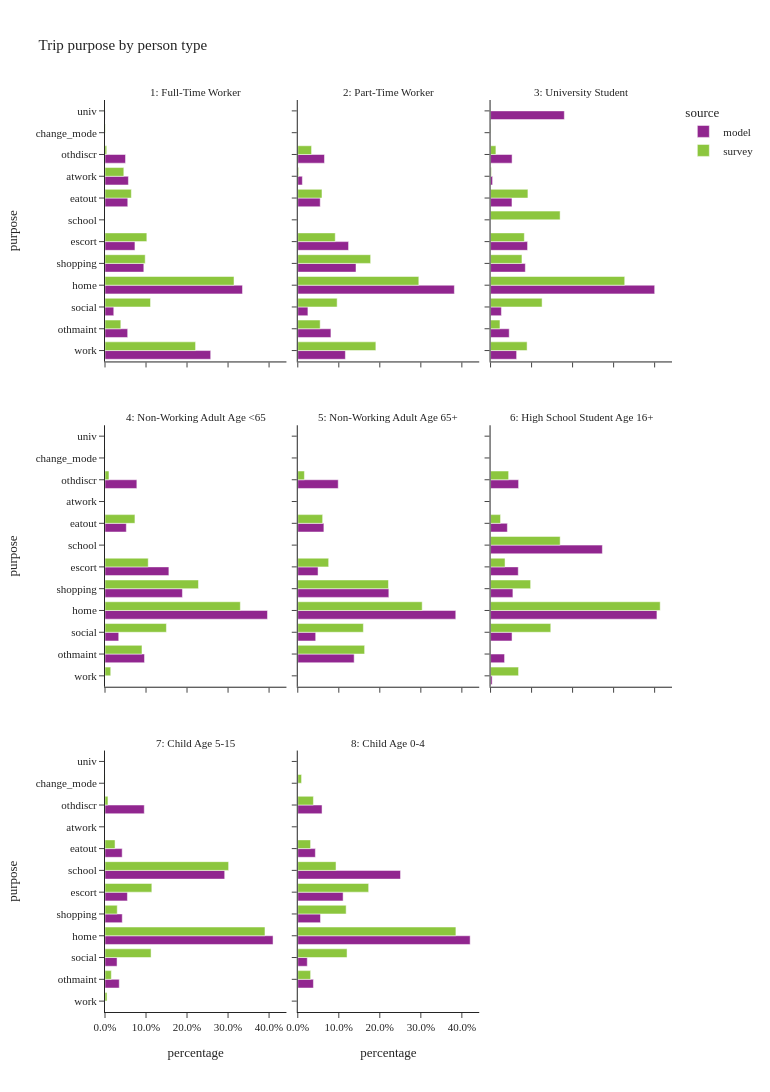

The cell this chart's notebook holds for it:
### Code cell
plot_purpose(trip_data,'ptype_label','person type',3,1200)

### Figure 1 — Plotly figure (JSON) as saved in the notebook; plotly's stock layout.template omitted (floating-point values rounded to 4 significant figures)
{"data": [{"alignmentgroup": "True", "hovertemplate": "source=model<br>ptype_label=1: Full-Time Worker<br>percentage=%{x}<br>purpose=%{y}<extra></extra>", "legendgroup": "model", "marker": {"color": "#91268F", "pattern": {"shape": ""}}, "name": "model", "offsetgroup": "model", "orientation": "h", "showlegend": true, "textposition": "auto", "type": "bar", "x": [0.2577, 0.05529, 0.02138, 0.3352, 0.09465, 0.07299, 0.0, 0.05552, 0.05705, 0.05005, 0.0, 0.0002423], "xaxis": "x7", "y": ["work", "othmaint", "social", "home", "shopping", "escort", "school", "eatout", "atwork", "othdiscr", "change_mode", "univ"], "yaxis": "y7"}, {"alignmentgroup": "True", "hovertemplate": "source=model<br>ptype_label=2: Part-Time Worker<br>percentage=%{x}<br>purpose=%{y}<extra></extra>", "legendgroup": "model", "marker": {"color": "#91268F", "pattern": {"shape": ""}}, "name": "model", "offsetgroup": "model", "orientation": "h", "showlegend": false, "textposition": "auto", "type": "bar", "x": [0.1161, 0.08081, 0.02469, 0.3817, 0.1419, 0.1238, 0.0, 0.05474, 0.01114, 0.06507, 0.0, 0.0], "xaxis": "x8", "y": ["work", "othmaint", "social", "home", "shopping", "escort", "school", "eatout", "atwork", "othdiscr", "change_mode", "univ"], "yaxis": "y8"}, {"alignmentgroup": "True", "hovertemplate": "source=model<br>ptype_label=3: University Student<br>percentage=%{x}<br>purpose=%{y}<extra></extra>", "legendgroup": "model", "marker": {"color": "#91268F", "pattern": {"shape": ""}}, "name": "model", "offsetgroup": "model", "orientation": "h", "showlegend": false, "textposition": "auto", "type": "bar", "x": [0.0635, 0.04548, 0.02642, 0.4001, 0.08477, 0.09022, 0.0, 0.05219, 0.004913, 0.05249, 0.0, 0.1799], "xaxis": "x9", "y": ["work", "othmaint", "social", "home", "shopping", "escort", "school", "eatout", "atwork", "othdiscr", "change_mode", "univ"], "yaxis": "y9"}, {"alignmentgroup": "True", "hovertemplate": "source=model<br>ptype_label=4: Non-Working Adult Age <65<br>percentage=%{x}<br>purpose=%{y}<extra></extra>", "legendgroup": "model", "marker": {"color": "#91268F", "pattern": {"shape": ""}}, "name": "model", "offsetgroup": "model", "orientation": "h", "showlegend": false, "textposition": "auto", "type": "bar", "x": [0.0, 0.09635, 0.03345, 0.3961, 0.1887, 0.1557, 0.0, 0.05197, 0.0, 0.07766, 0.0, 0.0], "xaxis": "x4", "y": ["work", "othmaint", "social", "home", "shopping", "escort", "school", "eatout", "atwork", "othdiscr", "change_mode", "univ"], "yaxis": "y4"}, {"alignmentgroup": "True", "hovertemplate": "source=model<br>ptype_label=5: Non-Working Adult Age 65+<br>percentage=%{x}<br>purpose=%{y}<extra></extra>", "legendgroup": "model", "marker": {"color": "#91268F", "pattern": {"shape": ""}}, "name": "model", "offsetgroup": "model", "orientation": "h", "showlegend": false, "textposition": "auto", "type": "bar", "x": [0.0, 0.1375, 0.04367, 0.3852, 0.222, 0.04941, 0.0, 0.06365, 0.0, 0.09859, 0.0, 0.0], "xaxis": "x5", "y": ["work", "othmaint", "social", "home", "shopping", "escort", "school", "eatout", "atwork", "othdiscr", "change_mode", "univ"], "yaxis": "y5"}, {"alignmentgroup": "True", "hovertemplate": "source=model<br>ptype_label=6: High School Student Age 16+<br>percentage=%{x}<br>purpose=%{y}<extra></extra>", "legendgroup": "model", "marker": {"color": "#91268F", "pattern": {"shape": ""}}, "name": "model", "offsetgroup": "model", "orientation": "h", "showlegend": false, "textposition": "auto", "type": "bar", "x": [0.003818, 0.03416, 0.05236, 0.4056, 0.05446, 0.06751, 0.2726, 0.04099, 0.0001409, 0.06837, 0.0, 0.0], "xaxis": "x6", "y": ["work", "othmaint", "social", "home", "shopping", "escort", "school", "eatout", "atwork", "othdiscr", "change_mode", "univ"], "yaxis": "y6"}, {"alignmentgroup": "True", "hovertemplate": "source=model<br>ptype_label=7: Child Age 5-15<br>percentage=%{x}<br>purpose=%{y}<extra></extra>", "legendgroup": "model", "marker": {"color": "#91268F", "pattern": {"shape": ""}}, "name": "model", "offsetgroup": "model", "orientation": "h", "showlegend": false, "textposition": "auto", "type": "bar", "x": [0.0, 0.03473, 0.02938, 0.4097, 0.04209, 0.05463, 0.2918, 0.04188, 0.0, 0.09573, 0.0, 0.0], "xaxis": "x", "y": ["work", "othmaint", "social", "home", "shopping", "escort", "school", "eatout", "atwork", "othdiscr", "change_mode", "univ"], "yaxis": "y"}, {"alignmentgroup": "True", "hovertemplate": "source=model<br>ptype_label=8: Child Age 0-4<br>percentage=%{x}<br>purpose=%{y}<extra></extra>", "legendgroup": "model", "marker": {"color": "#91268F", "pattern": {"shape": ""}}, "name": "model", "offsetgroup": "model", "orientation": "h", "showlegend": false, "textposition": "auto", "type": "bar", "x": [0.0, 0.03812, 0.02315, 0.4202, 0.05543, 0.1105, 0.2505, 0.04288, 0.0, 0.05918, 0.0, 0.0], "xaxis": "x2", "y": ["work", "othmaint", "social", "home", "shopping", "escort", "school", "eatout", "atwork", "othdiscr", "change_mode", "univ"], "yaxis": "y2"}, {"alignmentgroup": "True", "hovertemplate": "source=survey<br>ptype_label=1: Full-Time Worker<br>percentage=%{x}<br>purpose=%{y}<extra></extra>", "legendgroup": "survey", "marker": {"color": "#8CC63E", "pattern": {"shape": ""}}, "name": "survey", "offsetgroup": "survey", "orientation": "h", "showlegend": true, "textposition": "auto", "type": "bar", "x": [0.2208, 0.03858, 0.111, 0.3145, 0.098, 0.102, 0.0, 0.06421, 0.04587, 0.004225, 0.0007776, 0.0], "xaxis": "x7", "y": ["work", "othmaint", "social", "home", "shopping", "escort", "school", "eatout", "atwork", "othdiscr", "change_mode", "univ"], "yaxis": "y7"}, {"alignmentgroup": "True", "hovertemplate": "source=survey<br>ptype_label=2: Part-Time Worker<br>percentage=%{x}<br>purpose=%{y}<extra></extra>", "legendgroup": "survey", "marker": {"color": "#8CC63E", "pattern": {"shape": ""}}, "name": "survey", "offsetgroup": "survey", "orientation": "h", "showlegend": false, "textposition": "auto", "type": "bar", "x": [0.1904, 0.05458, 0.09596, 0.2951, 0.1776, 0.09136, 0.0, 0.05901, 0.002115, 0.03359, 0.0002915, 0.0], "xaxis": "x8", "y": ["work", "othmaint", "social", "home", "shopping", "escort", "school", "eatout", "atwork", "othdiscr", "change_mode", "univ"], "yaxis": "y8"}, {"alignmentgroup": "True", "hovertemplate": "source=survey<br>ptype_label=3: University Student<br>percentage=%{x}<br>purpose=%{y}<extra></extra>", "legendgroup": "survey", "marker": {"color": "#8CC63E", "pattern": {"shape": ""}}, "name": "survey", "offsetgroup": "survey", "orientation": "h", "showlegend": false, "textposition": "auto", "type": "bar", "x": [0.08909, 0.02293, 0.1257, 0.3271, 0.07654, 0.08233, 0.1696, 0.09108, 0.001982, 0.01301, 0.0007028, 0.0], "xaxis": "x9", "y": ["work", "othmaint", "social", "home", "shopping", "escort", "school", "eatout", "atwork", "othdiscr", "change_mode", "univ"], "yaxis": "y9"}, {"alignmentgroup": "True", "hovertemplate": "source=survey<br>ptype_label=4: Non-Working Adult Age <65<br>percentage=%{x}<br>purpose=%{y}<extra></extra>", "legendgroup": "survey", "marker": {"color": "#8CC63E", "pattern": {"shape": ""}}, "name": "survey", "offsetgroup": "survey", "orientation": "h", "showlegend": false, "textposition": "auto", "type": "bar", "x": [0.01397, 0.09015, 0.1497, 0.3299, 0.2279, 0.1054, 0.0, 0.07298, 0.0, 0.009673, 0.0003247, 0.0], "xaxis": "x4", "y": ["work", "othmaint", "social", "home", "shopping", "escort", "school", "eatout", "atwork", "othdiscr", "change_mode", "univ"], "yaxis": "y4"}, {"alignmentgroup": "True", "hovertemplate": "source=survey<br>ptype_label=5: Non-Working Adult Age 65+<br>percentage=%{x}<br>purpose=%{y}<extra></extra>", "legendgroup": "survey", "marker": {"color": "#8CC63E", "pattern": {"shape": ""}}, "name": "survey", "offsetgroup": "survey", "orientation": "h", "showlegend": false, "textposition": "auto", "type": "bar", "x": [0.0001631, 0.163, 0.1599, 0.3033, 0.2211, 0.07528, 0.0, 0.06064, 0.0, 0.01618, 0.0004252, 0.0], "xaxis": "x5", "y": ["work", "othmaint", "social", "home", "shopping", "escort", "school", "eatout", "atwork", "othdiscr", "change_mode", "univ"], "yaxis": "y5"}, {"alignmentgroup": "True", "hovertemplate": "source=survey<br>ptype_label=6: High School Student Age 16+<br>percentage=%{x}<br>purpose=%{y}<extra></extra>", "legendgroup": "survey", "marker": {"color": "#8CC63E", "pattern": {"shape": ""}}, "name": "survey", "offsetgroup": "survey", "orientation": "h", "showlegend": false, "textposition": "auto", "type": "bar", "x": [0.06824, 0.0002865, 0.1468, 0.4136, 0.09771, 0.0353, 0.1697, 0.02434, 0.0, 0.04405, 0.0, 0.0], "xaxis": "x6", "y": ["work", "othmaint", "social", "home", "shopping", "escort", "school", "eatout", "atwork", "othdiscr", "change_mode", "univ"], "yaxis": "y6"}, {"alignmentgroup": "True", "hovertemplate": "source=survey<br>ptype_label=7: Child Age 5-15<br>percentage=%{x}<br>purpose=%{y}<extra></extra>", "legendgroup": "survey", "marker": {"color": "#8CC63E", "pattern": {"shape": ""}}, "name": "survey", "offsetgroup": "survey", "orientation": "h", "showlegend": false, "textposition": "auto", "type": "bar", "x": [0.004979, 0.0154, 0.1123, 0.39, 0.02987, 0.1142, 0.3014, 0.02448, 0.0, 0.007198, 0.0001868, 0.0], "xaxis": "x", "y": ["work", "othmaint", "social", "home", "shopping", "escort", "school", "eatout", "atwork", "othdiscr", "change_mode", "univ"], "yaxis": "y"}, {"alignmentgroup": "True", "hovertemplate": "source=survey<br>ptype_label=8: Child Age 0-4<br>percentage=%{x}<br>purpose=%{y}<extra></extra>", "legendgroup": "survey", "marker": {"color": "#8CC63E", "pattern": {"shape": ""}}, "name": "survey", "offsetgroup": "survey", "orientation": "h", "showlegend": false, "textposition": "auto", "type": "bar", "x": [0.0005594, 0.0313, 0.1201, 0.3855, 0.1179, 0.1728, 0.09325, 0.03121, 0.0, 0.03809, 0.009249, 0.0], "xaxis": "x2", "y": ["work", "othmaint", "social", "home", "shopping", "escort", "school", "eatout", "atwork", "othdiscr", "change_mode", "univ"], "yaxis": "y2"}], "layout": {"annotations": [{"font": {}, "showarrow": false, "text": "7: Child Age 5-15", "x": 0.16, "xanchor": "center", "xref": "paper", "y": 0.2867, "yanchor": "bottom", "yref": "paper"}, {"font": {}, "showarrow": false, "text": "8: Child Age 0-4", "x": 0.5, "xanchor": "center", "xref": "paper", "y": 0.2867, "yanchor": "bottom", "yref": "paper"}, {"font": {}, "showarrow": false, "text": "4: Non-Working Adult Age <65", "x": 0.16, "xanchor": "center", "xref": "paper", "y": 0.6433, "yanchor": "bottom", "yref": "paper"}, {"font": {}, "showarrow": false, "text": "5: Non-Working Adult Age 65+", "x": 0.5, "xanchor": "center", "xref": "paper", "y": 0.6433, "yanchor": "bottom", "yref": "paper"}, {"font": {}, "showarrow": false, "text": "6: High School Student Age 16+", "x": 0.84, "xanchor": "center", "xref": "paper", "y": 0.6433, "yanchor": "bottom", "yref": "paper"}, {"font": {}, "showarrow": false, "text": "1: Full-Time Worker", "x": 0.16, "xanchor": "center", "xref": "paper", "y": 1.0, "yanchor": "bottom", "yref": "paper"}, {"font": {}, "showarrow": false, "text": "2: Part-Time Worker", "x": 0.5, "xanchor": "center", "xref": "paper", "y": 1.0, "yanchor": "bottom", "yref": "paper"}, {"font": {}, "showarrow": false, "text": "3: University Student", "x": 0.84, "xanchor": "center", "xref": "paper", "y": 1.0, "yanchor": "bottom", "yref": "paper"}], "barmode": "group", "height": 1200, "legend": {"title": {"text": "source"}, "tracegroupgap": 0}, "title": {"text": "Trip purpose by person type"}, "width": 770, "xaxis": {"anchor": "y", "domain": [0, 0.32], "tickformat": ".1%", "title": {"text": "percentage"}}, "xaxis2": {"anchor": "y2", "domain": [0.34, 0.66], "matches": "x", "tickformat": ".1%", "title": {"text": "percentage"}}, "xaxis3": {"anchor": "y3", "domain": [0.68, 1.0], "matches": "x", "tickformat": ".1%", "title": {"text": "percentage"}}, "xaxis4": {"anchor": "y4", "domain": [0, 0.32], "matches": "x", "showticklabels": false, "tickformat": ".1%"}, "xaxis5": {"anchor": "y5", "domain": [0.34, 0.66], "matches": "x", "showticklabels": false, "tickformat": ".1%"}, "xaxis6": {"anchor": "y6", "domain": [0.68, 1.0], "matches": "x", "showticklabels": false, "tickformat": ".1%"}, "xaxis7": {"anchor": "y7", "domain": [0, 0.32], "matches": "x", "showticklabels": false, "tickformat": ".1%"}, "xaxis8": {"anchor": "y8", "domain": [0.34, 0.66], "matches": "x", "showticklabels": false, "tickformat": ".1%"}, "xaxis9": {"anchor": "y9", "domain": [0.68, 1.0], "matches": "x", "showticklabels": false, "tickformat": ".1%"}, "yaxis": {"anchor": "x", "domain": [0, 0.2867], "title": {"text": "purpose"}}, "yaxis2": {"anchor": "x2", "domain": [0, 0.2867], "matches": "y", "showticklabels": false}, "yaxis3": {"anchor": "x3", "domain": [0, 0.2867], "matches": "y", "showticklabels": false}, "yaxis4": {"anchor": "x4", "domain": [0.3567, 0.6433], "matches": "y", "title": {"text": "purpose"}}, "yaxis5": {"anchor": "x5", "domain": [0.3567, 0.6433], "matches": "y", "showticklabels": false}, "yaxis6": {"anchor": "x6", "domain": [0.3567, 0.6433], "matches": "y", "showticklabels": false}, "yaxis7": {"anchor": "x7", "domain": [0.7133, 1.0], "matches": "y", "title": {"text": "purpose"}}, "yaxis8": {"anchor": "x8", "domain": [0.7133, 1.0], "matches": "y", "showticklabels": false}, "yaxis9": {"anchor": "x9", "domain": [0.7133, 1.0], "matches": "y", "showticklabels": false}}}
